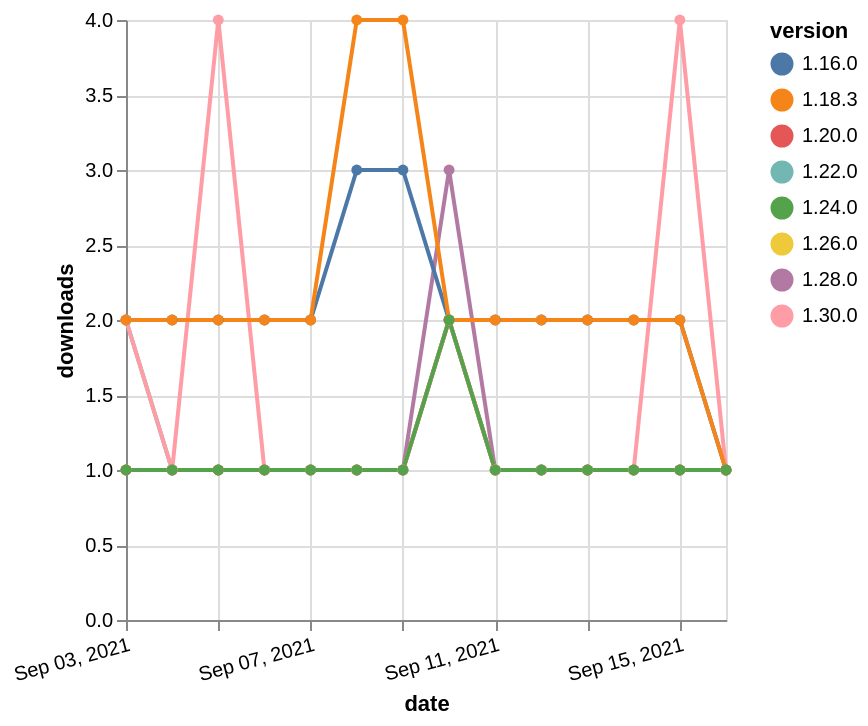

The specification (Vega-Lite) saved for this image:
### Vega-Lite specification from a JSON file in a GitHub repository (floating-point values rounded to 4 significant figures)
{"$schema": "https://vega.github.io/schema/vega-lite/v5.json", "description": "A simple bar chart with embedded data.", "data": {"values": [{"date": "2021-09-03", "total": 200, "delta": 2, "version": "1.22.0"}, {"date": "2021-09-04", "total": 201, "delta": 1, "version": "1.22.0"}, {"date": "2021-09-05", "total": 202, "delta": 1, "version": "1.22.0"}, {"date": "2021-09-06", "total": 203, "delta": 1, "version": "1.22.0"}, {"date": "2021-09-07", "total": 204, "delta": 1, "version": "1.22.0"}, {"date": "2021-09-08", "total": 205, "delta": 1, "version": "1.22.0"}, {"date": "2021-09-09", "total": 206, "delta": 1, "version": "1.22.0"}, {"date": "2021-09-10", "total": 208, "delta": 2, "version": "1.22.0"}, {"date": "2021-09-11", "total": 209, "delta": 1, "version": "1.22.0"}, {"date": "2021-09-12", "total": 210, "delta": 1, "version": "1.22.0"}, {"date": "2021-09-13", "total": 211, "delta": 1, "version": "1.22.0"}, {"date": "2021-09-14", "total": 212, "delta": 1, "version": "1.22.0"}, {"date": "2021-09-15", "total": 213, "delta": 1, "version": "1.22.0"}, {"date": "2021-09-16", "total": 214, "delta": 1, "version": "1.22.0"}, {"date": "2021-09-03", "total": 191, "delta": 1, "version": "1.28.0"}, {"date": "2021-09-04", "total": 192, "delta": 1, "version": "1.28.0"}, {"date": "2021-09-05", "total": 193, "delta": 1, "version": "1.28.0"}, {"date": "2021-09-06", "total": 194, "delta": 1, "version": "1.28.0"}, {"date": "2021-09-07", "total": 195, "delta": 1, "version": "1.28.0"}, {"date": "2021-09-08", "total": 196, "delta": 1, "version": "1.28.0"}, {"date": "2021-09-09", "total": 197, "delta": 1, "version": "1.28.0"}, {"date": "2021-09-10", "total": 200, "delta": 3, "version": "1.28.0"}, {"date": "2021-09-11", "total": 201, "delta": 1, "version": "1.28.0"}, {"date": "2021-09-12", "total": 202, "delta": 1, "version": "1.28.0"}, {"date": "2021-09-13", "total": 203, "delta": 1, "version": "1.28.0"}, {"date": "2021-09-14", "total": 204, "delta": 1, "version": "1.28.0"}, {"date": "2021-09-15", "total": 205, "delta": 1, "version": "1.28.0"}, {"date": "2021-09-16", "total": 206, "delta": 1, "version": "1.28.0"}, {"date": "2021-09-03", "total": 164, "delta": 1, "version": "1.26.0"}, {"date": "2021-09-04", "total": 165, "delta": 1, "version": "1.26.0"}, {"date": "2021-09-05", "total": 166, "delta": 1, "version": "1.26.0"}, {"date": "2021-09-06", "total": 167, "delta": 1, "version": "1.26.0"}, {"date": "2021-09-07", "total": 168, "delta": 1, "version": "1.26.0"}, {"date": "2021-09-08", "total": 169, "delta": 1, "version": "1.26.0"}, {"date": "2021-09-09", "total": 170, "delta": 1, "version": "1.26.0"}, {"date": "2021-09-10", "total": 172, "delta": 2, "version": "1.26.0"}, {"date": "2021-09-11", "total": 173, "delta": 1, "version": "1.26.0"}, {"date": "2021-09-12", "total": 174, "delta": 1, "version": "1.26.0"}, {"date": "2021-09-13", "total": 175, "delta": 1, "version": "1.26.0"}, {"date": "2021-09-14", "total": 176, "delta": 1, "version": "1.26.0"}, {"date": "2021-09-15", "total": 177, "delta": 1, "version": "1.26.0"}, {"date": "2021-09-16", "total": 178, "delta": 1, "version": "1.26.0"}, {"date": "2021-09-03", "total": 249, "delta": 1, "version": "1.20.0"}, {"date": "2021-09-04", "total": 250, "delta": 1, "version": "1.20.0"}, {"date": "2021-09-05", "total": 251, "delta": 1, "version": "1.20.0"}, {"date": "2021-09-06", "total": 252, "delta": 1, "version": "1.20.0"}, {"date": "2021-09-07", "total": 253, "delta": 1, "version": "1.20.0"}, {"date": "2021-09-08", "total": 254, "delta": 1, "version": "1.20.0"}, {"date": "2021-09-09", "total": 255, "delta": 1, "version": "1.20.0"}, {"date": "2021-09-10", "total": 257, "delta": 2, "version": "1.20.0"}, {"date": "2021-09-11", "total": 258, "delta": 1, "version": "1.20.0"}, {"date": "2021-09-12", "total": 259, "delta": 1, "version": "1.20.0"}, {"date": "2021-09-13", "total": 260, "delta": 1, "version": "1.20.0"}, {"date": "2021-09-14", "total": 261, "delta": 1, "version": "1.20.0"}, {"date": "2021-09-15", "total": 262, "delta": 1, "version": "1.20.0"}, {"date": "2021-09-16", "total": 263, "delta": 1, "version": "1.20.0"}, {"date": "2021-09-03", "total": 2317, "delta": 2, "version": "1.16.0"}, {"date": "2021-09-04", "total": 2319, "delta": 2, "version": "1.16.0"}, {"date": "2021-09-05", "total": 2321, "delta": 2, "version": "1.16.0"}, {"date": "2021-09-06", "total": 2323, "delta": 2, "version": "1.16.0"}, {"date": "2021-09-07", "total": 2325, "delta": 2, "version": "1.16.0"}, {"date": "2021-09-08", "total": 2328, "delta": 3, "version": "1.16.0"}, {"date": "2021-09-09", "total": 2331, "delta": 3, "version": "1.16.0"}, {"date": "2021-09-10", "total": 2333, "delta": 2, "version": "1.16.0"}, {"date": "2021-09-11", "total": 2335, "delta": 2, "version": "1.16.0"}, {"date": "2021-09-12", "total": 2337, "delta": 2, "version": "1.16.0"}, {"date": "2021-09-13", "total": 2339, "delta": 2, "version": "1.16.0"}, {"date": "2021-09-14", "total": 2341, "delta": 2, "version": "1.16.0"}, {"date": "2021-09-15", "total": 2343, "delta": 2, "version": "1.16.0"}, {"date": "2021-09-16", "total": 2344, "delta": 1, "version": "1.16.0"}, {"date": "2021-09-03", "total": 125, "delta": 2, "version": "1.30.0"}, {"date": "2021-09-04", "total": 126, "delta": 1, "version": "1.30.0"}, {"date": "2021-09-05", "total": 130, "delta": 4, "version": "1.30.0"}, {"date": "2021-09-06", "total": 131, "delta": 1, "version": "1.30.0"}, {"date": "2021-09-07", "total": 132, "delta": 1, "version": "1.30.0"}, {"date": "2021-09-08", "total": 133, "delta": 1, "version": "1.30.0"}, {"date": "2021-09-09", "total": 134, "delta": 1, "version": "1.30.0"}, {"date": "2021-09-10", "total": 136, "delta": 2, "version": "1.30.0"}, {"date": "2021-09-11", "total": 137, "delta": 1, "version": "1.30.0"}, {"date": "2021-09-12", "total": 138, "delta": 1, "version": "1.30.0"}, {"date": "2021-09-13", "total": 139, "delta": 1, "version": "1.30.0"}, {"date": "2021-09-14", "total": 140, "delta": 1, "version": "1.30.0"}, {"date": "2021-09-15", "total": 144, "delta": 4, "version": "1.30.0"}, {"date": "2021-09-16", "total": 145, "delta": 1, "version": "1.30.0"}, {"date": "2021-09-03", "total": 2467, "delta": 2, "version": "1.18.3"}, {"date": "2021-09-04", "total": 2469, "delta": 2, "version": "1.18.3"}, {"date": "2021-09-05", "total": 2471, "delta": 2, "version": "1.18.3"}, {"date": "2021-09-06", "total": 2473, "delta": 2, "version": "1.18.3"}, {"date": "2021-09-07", "total": 2475, "delta": 2, "version": "1.18.3"}, {"date": "2021-09-08", "total": 2479, "delta": 4, "version": "1.18.3"}, {"date": "2021-09-09", "total": 2483, "delta": 4, "version": "1.18.3"}, {"date": "2021-09-10", "total": 2485, "delta": 2, "version": "1.18.3"}, {"date": "2021-09-11", "total": 2487, "delta": 2, "version": "1.18.3"}, {"date": "2021-09-12", "total": 2489, "delta": 2, "version": "1.18.3"}, {"date": "2021-09-13", "total": 2491, "delta": 2, "version": "1.18.3"}, {"date": "2021-09-14", "total": 2493, "delta": 2, "version": "1.18.3"}, {"date": "2021-09-15", "total": 2495, "delta": 2, "version": "1.18.3"}, {"date": "2021-09-16", "total": 2496, "delta": 1, "version": "1.18.3"}, {"date": "2021-09-03", "total": 192, "delta": 1, "version": "1.24.0"}, {"date": "2021-09-04", "total": 193, "delta": 1, "version": "1.24.0"}, {"date": "2021-09-05", "total": 194, "delta": 1, "version": "1.24.0"}, {"date": "2021-09-06", "total": 195, "delta": 1, "version": "1.24.0"}, {"date": "2021-09-07", "total": 196, "delta": 1, "version": "1.24.0"}, {"date": "2021-09-08", "total": 197, "delta": 1, "version": "1.24.0"}, {"date": "2021-09-09", "total": 198, "delta": 1, "version": "1.24.0"}, {"date": "2021-09-10", "total": 200, "delta": 2, "version": "1.24.0"}, {"date": "2021-09-11", "total": 201, "delta": 1, "version": "1.24.0"}, {"date": "2021-09-12", "total": 202, "delta": 1, "version": "1.24.0"}, {"date": "2021-09-13", "total": 203, "delta": 1, "version": "1.24.0"}, {"date": "2021-09-14", "total": 204, "delta": 1, "version": "1.24.0"}, {"date": "2021-09-15", "total": 205, "delta": 1, "version": "1.24.0"}, {"date": "2021-09-16", "total": 206, "delta": 1, "version": "1.24.0"}]}, "width": "container", "mark": {"type": "line", "point": {"filled": true}}, "encoding": {"x": {"field": "date", "type": "temporal", "timeUnit": "yearmonthdate", "title": "date", "axis": {"labelAngle": -15}}, "y": {"field": "delta", "type": "quantitative", "title": "downloads"}, "color": {"field": "version", "type": "nominal"}, "tooltip": {"field": "delta"}}}
